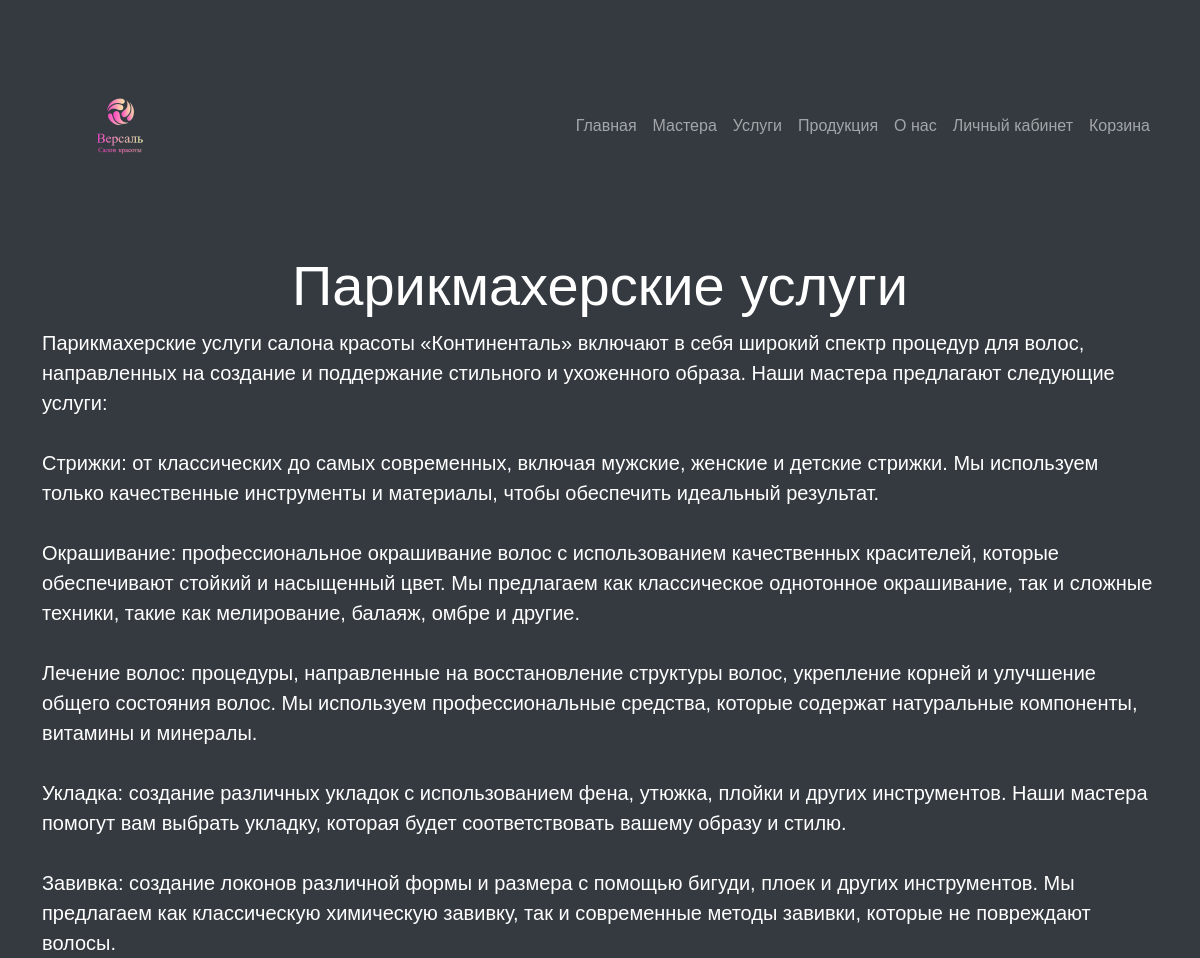
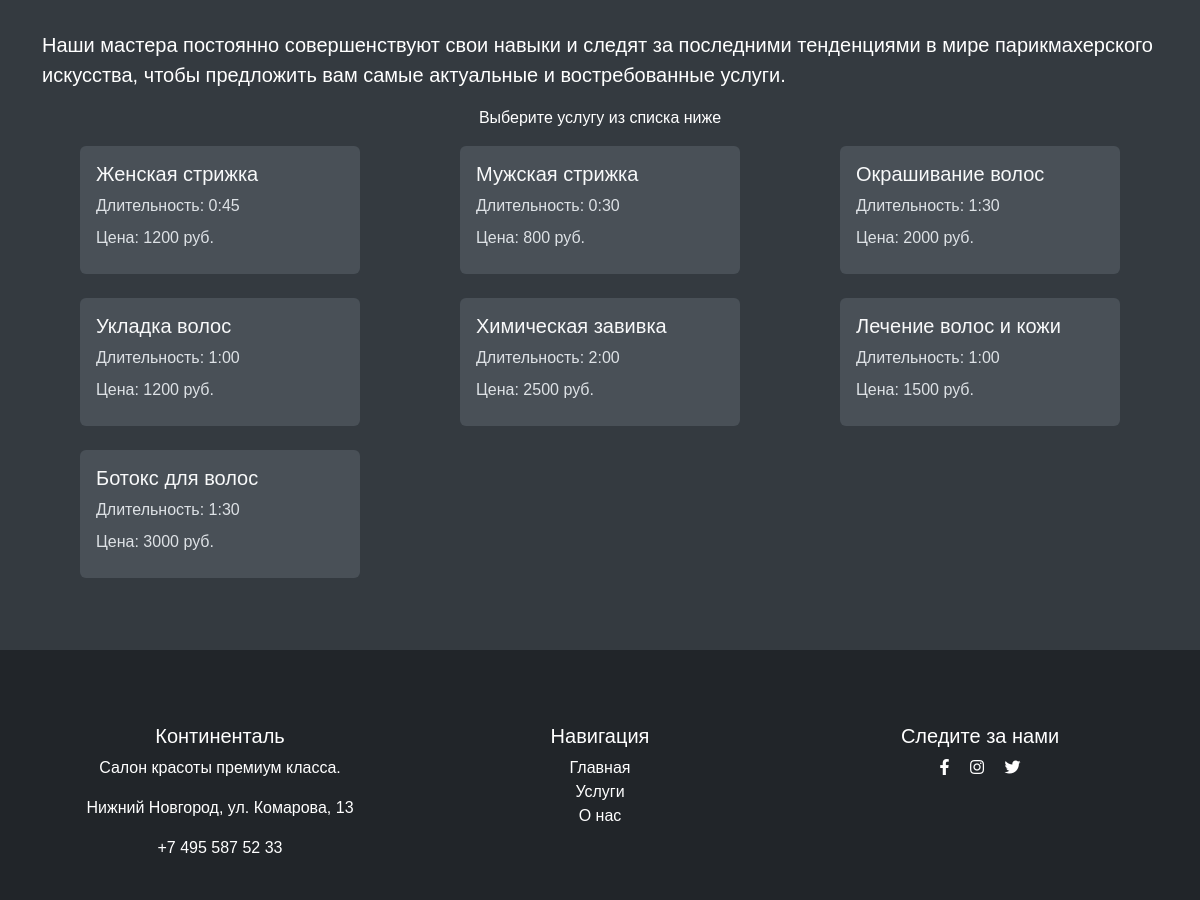
/servicies/parikmaherskie-uslugi/, run on the app's committed database (2 pictures, top to bottom).
### services/models.py (models this page shows, shortened)
class Categories(models.Model):
    title = models.CharField(verbose_name='Категория', max_length=50)
    description = models.TextField(verbose_name='Описание', default="")
    photo = models.ImageField(verbose_name='Фотография', upload_to='images/')
    slug = models.SlugField(verbose_name='URL', max_length=50, unique=True, db_index=True)
    class Meta:
        verbose_name = 'Категория'
        verbose_name_plural = 'Категории'

class Services(models.Model):
    title = models.CharField(verbose_name='Название', max_length=100)
    category = models.ForeignKey(Categories, on_delete=models.PROTECT, null=True, verbose_name='Категория')
    duration = models.TimeField(verbose_name='Длительность')
    cost = models.DecimalField(verbose_name='Стоимость', max_digits=5, decimal_places=0)
    class Meta:
        verbose_name = 'Услуга'
        verbose_name_plural = 'Услуги'

### services/views.py (the view)
# urls.py: path('<slug:category_slug>/', views.category_info, name='category_info'),
def category_info(request, category_slug):
    category = get_object_or_404(Categories, slug=category_slug)
    all_services = Services.objects.all().filter(category_id=category.pk)
    context = {
        'all_services': all_services,
        'category': category
    }
    return render(request, 'services/category_info.html', context)

### services/templates/services/category_info.html (shortened to what this page needs)
{% extends 'main/main_layout.html' %}
{% load static %}
{% block css_link %}
    <link rel="stylesheet" href="{% static 'services/css/category_info.css' %}">
{% endblock %}
{% block content %}
    <div class="container">
        <div class="row space-top">
            <div class="col">
                <h1 class="display-4 text-white text-center">{{ category.title }}</h1>
                <p class="lead text-white">{{ category.description|linebreaksbr }}</p>
                <p class="text-white text-center">Выберите услугу из списка ниже</p>
            </div>
        </div>
        <div class="row mb-5">
            {% for service in all_services %}
                <div class="col-md-4 col-sm-6 mb-4">
                    <div class="card service-card h-100">
                        <div class="card-body d-flex flex-column" onclick="window.location.href='{% url 'booking' %}'">
                            <h5 class="card-title">{{ service.title }}</h5>
                            <p class="card-text">Длительность: {{ service.duration }}</p>
                            <p class="card-text">Цена: {{ service.cost }} руб.</p>
                        </div>
                    </div>
                </div>
            {% endfor %}
        </div>
    </div>
{% endblock %}

### main/static/main/css/main_style.css (style rules this page uses)
body { background-color: #1c1f23; font-family: helvetica, sans-serif; }
.space-top { margin-top: -5rem !important; }

### services/static/services/css/category_info.css (style rules this page uses)
body { font-family: Arial, sans-serif; margin: 0; padding: 0; background-color: #343a40; }
.container { margin-top: 50px; }
.text-white { color: #fff; }
.service-card { background-color: #495057; border: none; transition: transform 0.2s, box-shadow 0.2s; word-break: keep-all; max-width: 280px; margin: auto; }
.service-card .card-body { display: flex; flex-direction: column; justify-content: space-between; color: #f8f9fa; }
.service-card .card-title { font-size: 1.25rem; margin-bottom: 0.5rem; }
.service-card .card-text { font-size: 1rem; margin-bottom: 0.5rem; color: #dee2e6; }

### data on the page
Categories: title "Парикмахерские услуги", description "Парикмахерские услуги салона красоты «Континенталь» включают в себя широкий спектр процедур для волос, направленных на создание и поддержание стильного и ухоженного образа. Наши мастера предлагают следующие услуги: Стрижки: от классических до самых современных, включая мужские, женские и детские стрижки. Мы используем только качественные инструменты и материалы, чтобы обеспечить идеальный результат. Окрашивание: профессиональное окрашивание волос с использованием качественных красителей, которые обеспечивают стойкий и насыщенный цвет. Мы предлагаем как классическое однотонное окрашивание, так и сложные техники, такие как мелирование, балаяж, омбре и другие. Лечение волос: процедуры,…"
Services: title "Женская стрижка", duration "0:45", cost "1200"
Services: title "Мужская стрижка", duration "0:30", cost "800"
Services: title "Окрашивание волос", duration "1:30", cost "2000"
Services: title "Укладка волос", duration "1:00", cost "1200"
Services: title "Химическая завивка", duration "2:00", cost "2500"
Services: title "Лечение волос и кожи", duration "1:00", cost "1500"
Services: title "Ботокс для волос", duration "1:30", cost "3000"
